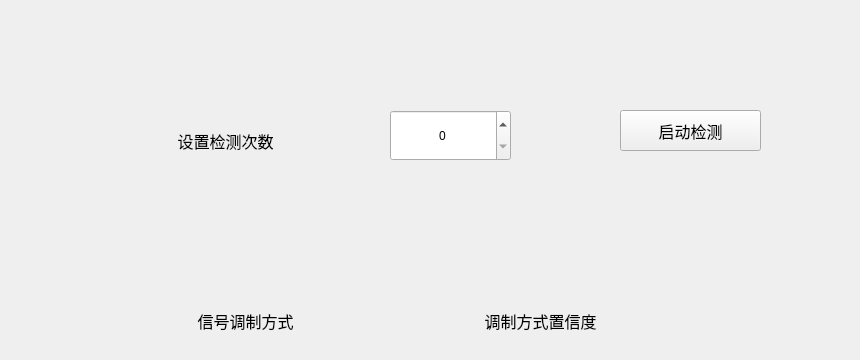
         <widget class="QWidget" name="page_3">
          <widget class="QLabel" name="label_124">
           <property name="geometry">
            <rect>
             <x>300</x>
             <y>290</y>
             <width>191</width>
             <height>61</height>
            </rect>
           </property>
           <property name="font">
            <font>
             <pointsize>12</pointsize>
             <bold>true</bold>
            </font>
           </property>
           <property name="text">
            <string/>
           </property>
           <property name="alignment">
            <set>Qt::AlignCenter</set>
           </property>
          </widget>
          <widget class="QLabel" name="label_125">
           <property name="geometry">
            <rect>
             <x>90</x>
             <y>290</y>
             <width>311</width>
             <height>61</height>
            </rect>
           </property>
           <property name="font">
            <font>
             <pointsize>12</pointsize>
             <bold>false</bold>
            </font>
           </property>
           <property name="text">
            <string>信号调制方式</string>
           </property>
           <property name="alignment">
            <set>Qt::AlignCenter</set>
           </property>
          </widget>
          <widget class="QLabel" name="label_129">
           <property name="geometry">
            <rect>
             <x>440</x>
             <y>290</y>
             <width>201</width>
             <height>61</height>
            </rect>
           </property>
           <property name="font">
            <font>
             <pointsize>12</pointsize>
             <bold>false</bold>
            </font>
           </property>
           <property name="text">
            <string>调制方式置信度</string>
           </property>
           <property name="alignment">
            <set>Qt::AlignCenter</set>
           </property>
          </widget>
          <widget class="QLabel" name="label_130">
           <property name="geometry">
            <rect>
             <x>640</x>
             <y>290</y>
             <width>211</width>
             <height>61</height>
            </rect>
           </property>
           <property name="font">
            <font>
             <pointsize>12</pointsize>
             <bold>true</bold>
            </font>
           </property>
           <property name="text">
            <string/>
           </property>
           <property name="alignment">
            <set>Qt::AlignCenter</set>
           </property>
          </widget>
          <widget class="QLabel" name="label_128">
           <property name="geometry">
            <rect>
             <x>140</x>
             <y>90</y>
             <width>171</width>
             <height>101</height>
            </rect>
           </property>
           <property name="font">
            <font>
             <pointsize>12</pointsize>
             <bold>false</bold>
            </font>
           </property>
           <property name="text">
            <string>设置检测次数</string>
           </property>
           <property name="alignment">
            <set>Qt::AlignCenter</set>
           </property>
          </widget>
          <widget class="QSpinBox" name="spinBox_5">
           <property name="geometry">
            <rect>
             <x>390</x>
             <y>110</y>
             <width>121</width>
             <height>51</height>
            </rect>
           </property>
           <property name="sizePolicy">
            <sizepolicy hsizetype="Maximum" vsizetype="Maximum">
             <horstretch>0</horstretch>
             <verstretch>0</verstretch>
            </sizepolicy>
           </property>
           <property name="maximumSize">
            <size>
             <width>9000</width>
             <height>3000</height>
            </size>
           </property>
           <property name="alignment">
            <set>Qt::AlignCenter</set>
           </property>
          </widget>
          <widget class="QPushButton" name="pushButton_19">
           <property name="geometry">
            <rect>
             <x>620</x>
             <y>110</y>
             <width>141</width>
             <height>41</height>
            </rect>
           </property>
           <property name="font">
            <font>
             <pointsize>12</pointsize>
             <bold>false</bold>
            </font>
           </property>
           <property name="text">
            <string>启动检测</string>
           </property>
          </widget>
         </widget>
